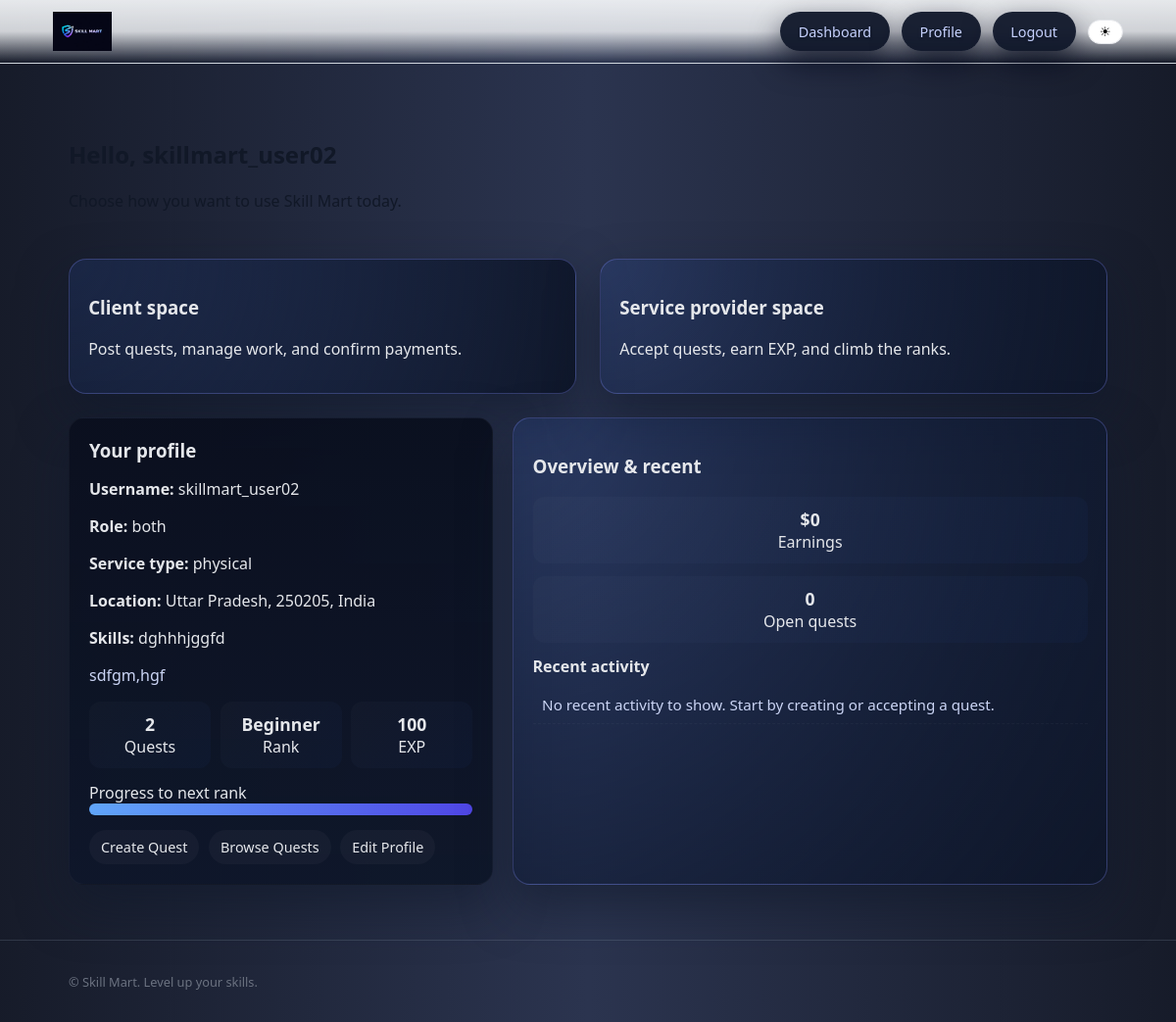
/accounts/dashboard/ (signed in), run on the app's committed database.
### accounts/models.py (models this page shows, shortened)
class UserProfile(models.Model):
    ROLE_CLIENT = "client"
    ROLE_WORKER = "worker"
    ROLE_BOTH = "both"
    SERVICE_PHYSICAL = "physical"
    SERVICE_VIRTUAL = "virtual"
    SERVICE_TYPE_CHOICES = [
        (SERVICE_PHYSICAL, "Physical"),
        (SERVICE_VIRTUAL, "Virtual"),
    ]
    RANK_BEGINNER = "Beginner"
    RANK_INTERMEDIATE = "Intermediate"
    RANK_ADVANCED = "Advanced"
    RANK_EXPERT = "Expert"
    RANK_MASTER = "Master"
    RANK_CHOICES = [
        (RANK_BEGINNER, "Beginner"),
        (RANK_INTERMEDIATE, "Intermediate"),
        (RANK_ADVANCED, "Advanced"),
        (RANK_EXPERT, "Expert"),
        (RANK_MASTER, "Master"),
    ]
    user = models.OneToOneField(settings.AUTH_USER_MODEL, on_delete=models.CASCADE)
    role = models.CharField(max_length=20, default=ROLE_BOTH)
    service_type = models.CharField(
        max_length=20, choices=SERVICE_TYPE_CHOICES, blank=True
    )
    skills = models.CharField(max_length=255, blank=True)
    location = models.CharField(max_length=255, blank=True)
    latitude = models.FloatField(null=True, blank=True)
    longitude = models.FloatField(null=True, blank=True)
    bio = models.TextField(blank=True)
    exp = models.PositiveIntegerField(default=0)
    rank = models.CharField(
        max_length=20, choices=RANK_CHOICES, default=RANK_BEGINNER
    )
    completed_quests = models.PositiveIntegerField(default=0)
    is_premium = models.BooleanField(default=False)
    premium_since = models.DateTimeField(null=True, blank=True)

### accounts/views.py (the view)
# urls.py: path("dashboard/", views.dashboard_view, name="dashboard"),
@login_required
def dashboard_view(request: HttpRequest) -> HttpResponse:
    profile = UserProfile.objects.get(user=request.user)
    return render(request, "accounts/dashboard.html", {"profile": profile})

### templates/accounts/dashboard.html (shortened to what this page needs)
{% extends "base.html" %}
{% block content %}
<section class="sm-dashboard">
  <header class="sm-dashboard-header">
    <div>
      <h2>Hello, {{ profile.user.username }}</h2>
      <p>Choose how you want to use Skill Mart today.</p>
    </div>
  </header>
  <div class="sm-dashboard-section sm-dashboard-switch">
    <a href="{% url 'marketplace:client_dashboard' %}" class="sm-card sm-dashboard-switch-card">
      <h3>Client space</h3>
      <p>Post quests, manage work, and confirm payments.</p>
    </a>
    <a href="{% url 'marketplace:worker_dashboard' %}" class="sm-card sm-dashboard-switch-card">
      <h3>Service provider space</h3>
      <p>Accept quests, earn EXP, and climb the ranks.</p>
    </a>
  </div>
  <div class="sm-dashboard-grid">
    <div class="sm-card sm-profile-summary">
      <h3>Your profile</h3>
      <p><strong>Username:</strong> {{ profile.user.username }}</p>
      <p><strong>Role:</strong> {{ profile.role }}</p>
      <p><strong>Service type:</strong> {{ profile.service_type|default:'Not set' }}</p>
      <p><strong>Location:</strong> {{ profile.location|default:'—' }}</p>
      <p><strong>Skills:</strong> {{ profile.skills|default:'—' }}</p>
      <p class="sm-profile-bio">{{ profile.bio|default:'No bio yet.' }}</p>
      <div class="sm-profile-stats">
        <div class="sm-stat-card">
          <div class="sm-stat-number">{{ profile.completed_quests }}</div>
          <div class="sm-stat-label">Quests</div>
        </div>
        <div class="sm-stat-card">
          <div class="sm-stat-number">{{ profile.rank }}</div>
          <div class="sm-stat-label">Rank</div>
        </div>
        <div class="sm-stat-card">
          <div class="sm-stat-number">{{ profile.exp }}</div>
          <div class="sm-stat-label">EXP</div>
        </div>
      </div>
      <div class="sm-progress-wrap">
        <label>Progress to next rank</label>
        <div class="sm-progress" aria-hidden="true">
          <i style="width: {{ profile.exp|default:0|floatformat:0 }}%;"></i>
        </div>
      </div>
      <div class="sm-quick-actions">
        <a class="sm-quick" href="{% url 'marketplace:quest_create' %}">Create Quest</a>
        <a class="sm-quick" href="{% url 'marketplace:quest_list' %}">Browse Quests</a>
        <a class="sm-quick" href="{% url 'accounts:profile' %}">Edit Profile</a>
      </div>
    </div>
    <div class="sm-card sm-dashboard-activity">
      <h3>Overview & recent</h3>
      <div class="sm-stats-grid">
        <div class="sm-stat-card" style="margin-bottom:0.8rem;">
          <div class="sm-stat-number">$0</div>
          <div class="sm-stat-label">Earnings</div>
        </div>
        <div class="sm-stat-card" style="margin-bottom:0.8rem;">
          <div class="sm-stat-number">0</div>
          <div class="sm-stat-label">Open quests</div>
        </div>
      </div>
      <section class="sm-recent-activity">
        <h4>Recent activity</h4>
        <ul>
          <li>No recent activity to show. Start by creating or accepting a quest.</li>
        </ul>
      </section>
    </div>
  </div>
</section>
{% endblock %}

### static/css/styles.css (style rules this page uses)
:root { --sm-bg: #f5f5fb; --sm-bg-elevated: #ffffff; --sm-text: #111827; --sm-muted: #6b7280; --sm-primary: #2563eb; --sm-primary-soft: rgba(37, 99, 235, 0.08); --sm-border: #e5e7eb; --sm-radius: 12px; --sm-shadow: 0 18px 40px rgba(15, 23, 42, 0.12); }
*, *::before, *::after { box-sizing: border-box; }
body { margin: 0; font-family: system-ui, -apple-system, BlinkMacSystemFont, "Segoe UI", sans-serif; background: linear-gradient( to right, rgba(10, 15, 30, 0.95), rgba(20, 30, 60, 0.9), rgba(10, 15, 30, 0.95) ); color: var(--sm-text); }
.sm-card { background: radial-gradient(circle at top left, rgba(37, 99, 235, 0.12), rgba(15, 23, 42, 0.98)); border-radius: 18px; padding: 1.1rem 1.2rem; border: 1px solid rgba(129, 140, 248, 0.3); box-shadow: 0 22px 50px rgba(15, 23, 42, 0.55); color: #e5e7eb; }
.sm-dashboard-grid { display: grid; grid-template-columns: 1fr 1.4fr; gap: 1.25rem; margin-top: 1.5rem; }
.sm-profile-summary { padding: 1.25rem; border-radius: 16px; background: linear-gradient(180deg, rgba(10,15,30,0.95), rgba(15,23,42,0.98)); border: 1px solid rgba(255,255,255,0.03); }
.sm-profile-summary h3 { margin-top: 0; margin-bottom: 0.6rem; }
.sm-profile-bio { margin-top: 0.6rem; color: #cbd5f5; }
.sm-profile-stats { display: flex; gap: 0.6rem; margin-top: 0.8rem; }
.sm-stat-card { flex: 1 1 0; padding: 0.7rem 0.9rem; border-radius: 12px; background: linear-gradient(135deg, rgba(255,255,255,0.02), rgba(37,99,235,0.04)); text-align: center; }
.sm-stat-number { font-weight: 700; font-size: 1.1rem; }
.sm-progress-wrap { margin-top: 0.9rem; }
.sm-progress { height: 12px; background: rgba(255,255,255,0.06); border-radius: 999px; overflow: hidden; }
.sm-progress > i { display: block; height: 100%; background: linear-gradient(90deg, #60a5fa, #4f46e5); }
.sm-quick-actions { display: flex; gap: 0.6rem; margin-top: 0.9rem; flex-wrap: wrap; }
.sm-quick { display: inline-flex; align-items: center; justify-content: center; padding: 0.5rem 0.75rem; border-radius: 999px; background: rgba(255,255,255,0.03); color: #e5e7eb; text-decoration: none; font-size: 0.9rem; }
.sm-dashboard-activity h4 { margin-top: 0.6rem; margin-bottom: 0.5rem; }
.sm-recent-activity ul { list-style: none; padding: 0; margin: 0; }
.sm-recent-activity li { padding: 0.6rem 0.6rem; border-bottom: 1px dashed rgba(255,255,255,0.03); color: #cbd5f5; font-size: 0.95rem; }
.sm-dashboard-header { display: flex; align-items: center; justify-content: space-between; margin-bottom: 2rem; }
.sm-dashboard-switch { display: grid; grid-template-columns: repeat(2, minmax(0, 1fr)); gap: 1.5rem; }
.sm-dashboard-switch-card { text-decoration: none; color: #e5e7eb; transition: transform 0.15s ease, box-shadow 0.15s ease; }

### data on the page
UserProfile: user.username "skillmart_user02", role "both", service_type "physical", location "Uttar Pradesh, 250205, India", skills "dghhhjggfd", bio "sdfgm,hgf", completed_quests "2", rank "Beginner", exp "100"
